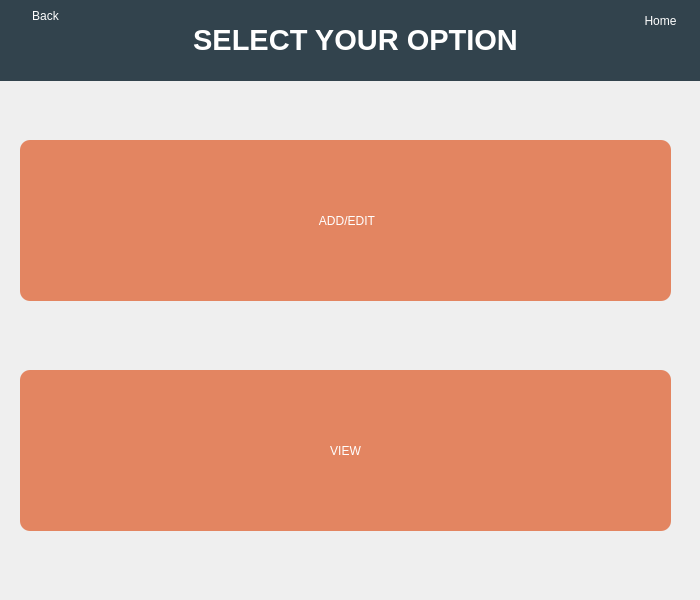
<?xml version="1.0" encoding="UTF-8"?>
<ui version="4.0">
 <class>typefin</class>
 <widget class="QWidget" name="typefin">
  <property name="geometry">
   <rect>
    <x>0</x>
    <y>0</y>
    <width>700</width>
    <height>600</height>
   </rect>
  </property>
  <property name="minimumSize">
   <size>
    <width>700</width>
    <height>600</height>
   </size>
  </property>
  <property name="maximumSize">
   <size>
    <width>700</width>
    <height>600</height>
   </size>
  </property>
  <property name="windowTitle">
   <string>SelectYourOption</string>
  </property>
  <property name="windowIcon">
   <iconset resource="res.qrc">
    <normaloff>:/Images/Images/imageedit_5_4268171988.png</normaloff>:/Images/Images/imageedit_5_4268171988.png</iconset>
  </property>
  <widget class="QPushButton" name="pushButton_2">
   <property name="geometry">
    <rect>
     <x>20</x>
     <y>370</y>
     <width>651</width>
     <height>161</height>
    </rect>
   </property>
   <property name="sizePolicy">
    <sizepolicy hsizetype="Preferred" vsizetype="Preferred">
     <horstretch>0</horstretch>
     <verstretch>0</verstretch>
    </sizepolicy>
   </property>
   <property name="layoutDirection">
    <enum>Qt::LeftToRight</enum>
   </property>
   <property name="autoFillBackground">
    <bool>false</bool>
   </property>
   <property name="styleSheet">
    <string notr="true">font: 32pt &quot;Arial Rounded MT Bold&quot;;
color: rgb(255, 255, 255);
border: 5px;
background-color: rgb(227, 133, 97);
border-radius: 10px;


</string>
   </property>
   <property name="text">
    <string>VIEW</string>
   </property>
   <property name="icon">
    <iconset>
     <normaloff>Images/Inverted/image (25).png</normaloff>Images/Inverted/image (25).png</iconset>
   </property>
   <property name="iconSize">
    <size>
     <width>75</width>
     <height>75</height>
    </size>
   </property>
  </widget>
  <widget class="QPushButton" name="pushButton_8">
   <property name="geometry">
    <rect>
     <x>620</x>
     <y>0</y>
     <width>81</width>
     <height>41</height>
    </rect>
   </property>
   <property name="sizePolicy">
    <sizepolicy hsizetype="Preferred" vsizetype="Preferred">
     <horstretch>0</horstretch>
     <verstretch>0</verstretch>
    </sizepolicy>
   </property>
   <property name="layoutDirection">
    <enum>Qt::LeftToRight</enum>
   </property>
   <property name="autoFillBackground">
    <bool>false</bool>
   </property>
   <property name="styleSheet">
    <string notr="true">font: 75 8pt &quot;MS Sans Serif&quot;;
background-color: rgb(50, 67, 77);
color: rgb(255, 255, 255);
border: 5px;

border-radius: 10px;


</string>
   </property>
   <property name="text">
    <string>Home</string>
   </property>
   <property name="icon">
    <iconset resource="res.qrc">
     <normaloff>:/Inverted Images/Images/Inverted/image (26).png</normaloff>:/Inverted Images/Images/Inverted/image (26).png</iconset>
   </property>
   <property name="iconSize">
    <size>
     <width>20</width>
     <height>20</height>
    </size>
   </property>
  </widget>
  <widget class="QPushButton" name="pushButton">
   <property name="geometry">
    <rect>
     <x>20</x>
     <y>140</y>
     <width>651</width>
     <height>161</height>
    </rect>
   </property>
   <property name="sizePolicy">
    <sizepolicy hsizetype="Preferred" vsizetype="Preferred">
     <horstretch>0</horstretch>
     <verstretch>0</verstretch>
    </sizepolicy>
   </property>
   <property name="layoutDirection">
    <enum>Qt::LeftToRight</enum>
   </property>
   <property name="autoFillBackground">
    <bool>false</bool>
   </property>
   <property name="styleSheet">
    <string notr="true">font: 32pt &quot;Arial Rounded MT Bold&quot;;
color: rgb(255, 255, 255);
border: 5px;
background-color: rgb(227, 133, 97);
border-radius: 10px;


</string>
   </property>
   <property name="text">
    <string>  ADD/EDIT </string>
   </property>
   <property name="icon">
    <iconset resource="res.qrc">
     <normaloff>:/Inverted Images/Images/Inverted/image (23).png</normaloff>:/Inverted Images/Images/Inverted/image (23).png</iconset>
   </property>
   <property name="iconSize">
    <size>
     <width>75</width>
     <height>75</height>
    </size>
   </property>
  </widget>
  <widget class="QLabel" name="label">
   <property name="geometry">
    <rect>
     <x>0</x>
     <y>0</y>
     <width>711</width>
     <height>81</height>
    </rect>
   </property>
   <property name="styleSheet">
    <string notr="true">color: rgb(255, 255, 255);
font: 58 26pt &quot;Lucida Bright&quot;;

background-color: rgb(50, 67, 77);


</string>
   </property>
   <property name="text">
    <string>&lt;html&gt;&lt;head/&gt;&lt;body&gt;&lt;p align=&quot;center&quot;&gt;&lt;span style=&quot; font-size:22pt; font-weight:600;&quot;&gt;SELECT YOUR OPTION&lt;/span&gt;&lt;/p&gt;&lt;/body&gt;&lt;/html&gt;</string>
   </property>
  </widget>
  <widget class="QPushButton" name="pushButton_7">
   <property name="geometry">
    <rect>
     <x>10</x>
     <y>0</y>
     <width>71</width>
     <height>31</height>
    </rect>
   </property>
   <property name="sizePolicy">
    <sizepolicy hsizetype="Preferred" vsizetype="Preferred">
     <horstretch>0</horstretch>
     <verstretch>0</verstretch>
    </sizepolicy>
   </property>
   <property name="layoutDirection">
    <enum>Qt::LeftToRight</enum>
   </property>
   <property name="autoFillBackground">
    <bool>false</bool>
   </property>
   <property name="styleSheet">
    <string notr="true">font: 75 8pt &quot;MS Sans Serif&quot;;
background-color: rgb(50, 67, 77);
color: rgb(255, 255, 255);
border: 5px;

border-radius: 10px;


</string>
   </property>
   <property name="text">
    <string>Back</string>
   </property>
   <property name="icon">
    <iconset resource="res.qrc">
     <normaloff>:/Inverted Images/Images/Inverted/image (22).png</normaloff>:/Inverted Images/Images/Inverted/image (22).png</iconset>
   </property>
   <property name="iconSize">
    <size>
     <width>20</width>
     <height>20</height>
    </size>
   </property>
  </widget>
  <zorder>pushButton_2</zorder>
  <zorder>pushButton</zorder>
  <zorder>label</zorder>
  <zorder>pushButton_7</zorder>
  <zorder>pushButton_8</zorder>
 </widget>
 <resources>
  <include location="res.qrc"/>
 </resources>
 <connections/>
</ui>
